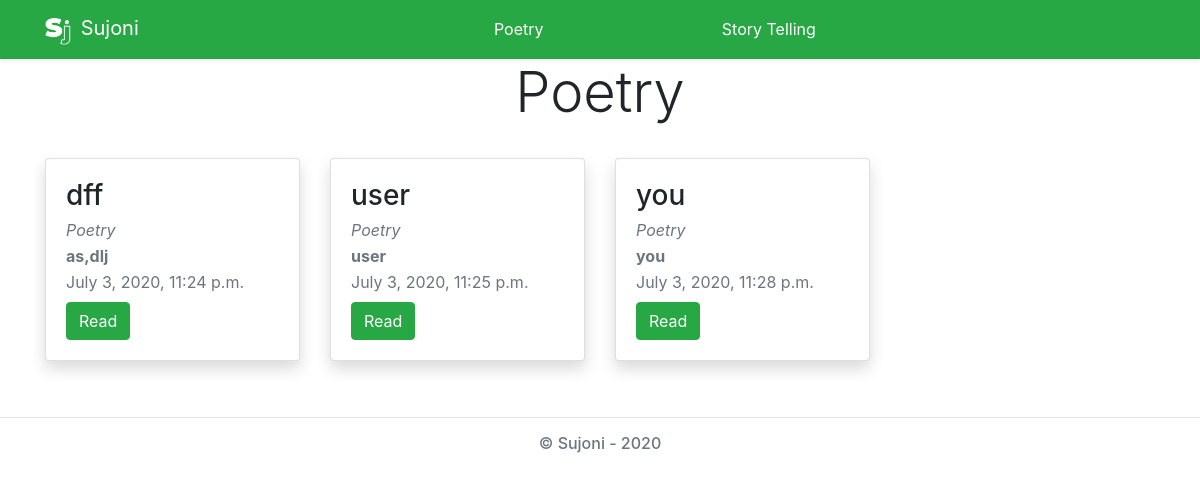
/cat/aa697622-39ac-485c-8553-ddb0972915e8/, run on an earlier commit of the app's database.
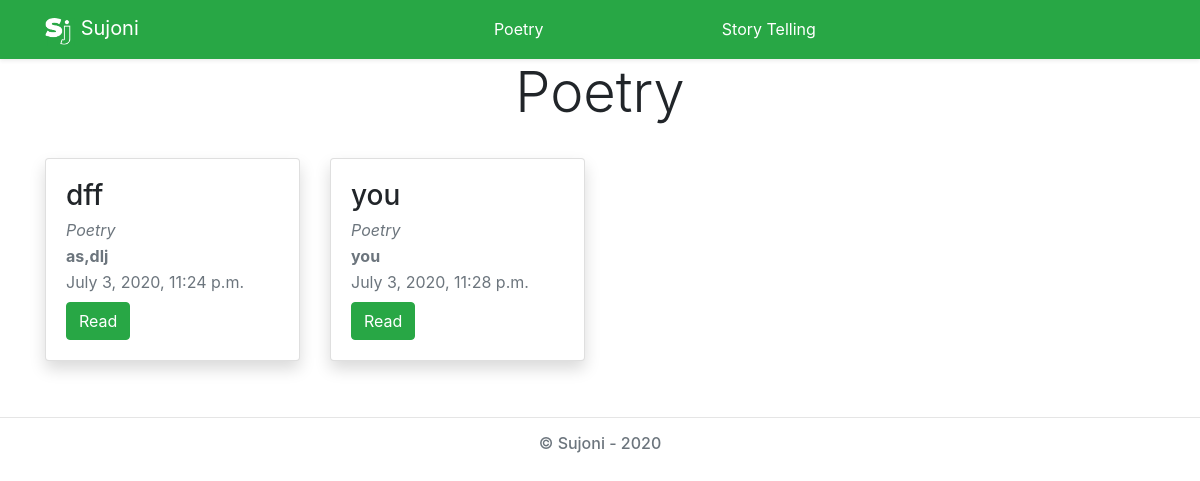
And on a later commit of the database.
### playground/models.py (models this page shows, shortened)
class Category(models.Model):
    id = models.UUIDField(primary_key=True, default=uuid4, editable=False)
    title = models.CharField(max_length=200, null=False, default='Category')
    def __str__(self):
        return self.title

class Item(models.Model):
    id = models.UUIDField(primary_key=True, default=uuid4, editable=False)
    category = models.ForeignKey(Category, on_delete=models.CASCADE)
    owner = models.CharField(max_length=200, null=False, default='User')
    title = models.CharField(max_length=200, null=False, default='Title')
    pub_date = models.DateTimeField(auto_now=True)
    content = models.TextField()

### playground/views.py (the view)
# urls.py: path('cat/<uuid:cat_id>/', views.category_details, name='cat_details'),
def category_details(request, cat_id):
    categories = Category.objects.all()
    category = Category.objects.get(pk=cat_id)
    return render(request, 'playground/item_details.html', {
        'category': category,
        'categories': categories
    })

### playground/templates/playground/item_details.html (shortened to what this page needs)
{% extends '../base.html' %}
{% block body %}
<div class="container">
    <h1 class="display-4 text-center pb-4">{{ category.title }}</h1>
<div class="row">
    {% if category.item_set.all|length > 0 %}
        {% for item in category.item_set.all %}
        <div class="col-sm-6 col-lg-3">
            <div class="card mb-2 shadow">
                <div class="card-body">
                    <h3 class="card-title text-truncate">{{ item.title }}</h3>
                    <p class="card-subtitle text-muted mb-2 text-truncate"><em>{{ item.category }}</em></p>
                    <p class="card-subtitle text-muted mb-2 text-truncate"><strong>{{ item.owner }}</strong></p>
                    <p class="card-subtitle text-muted mb-2 text-truncate">{{ item.pub_date }}</p>
                    <a class="btn btn-success" href="{% url 'playground:read_item' item.id %}">Read</a>
                </div>
            </div>
        </div>
        {% endfor %}
    {% else %}
        <p class="lead text-center">No items added for <strong>{{ category.title }}</strong></p>
    {% endif %}
</div>
</div>
{% endblock %}

### playground/templates/base.html (shortened to what this page needs)
<!DOCTYPE html>
<html lang="en">
<head>
    {% load static %}
    <link rel="stylesheet" href="https://stackpath.bootstrapcdn.com/bootstrap/4.5.0/css/bootstrap.min.css"
>
    <link rel="stylesheet" href="{% static 'playground/css/styles.css' %}">
    <link href="https://cdn.jsdelivr.net/npm/summernote@0.8.18/dist/summernote.min.css" rel="stylesheet">
    <link type="text/css" rel="stylesheet" href="{% static 'playground/css/error.css' %}" />
</head>
<body>
    <nav class="navbar navbar-expand-md bg-success navbar-dark shadow-sm sticky-top">
        <div class="container">
            <a class="navbar-brand" href="{% url 'playground:index' %}">
                <img src="{% static 'playground/img/logo.png' %}" alt="sujoni" width="30" height="30" class="img-fluid">
                Sujoni</a>
            <div class="collapse navbar-collapse" id="mainNav">
                <div class="navbar-nav nav-fill w-100 ">
                    <div class="navbar-nav w-50 m-auto">
                        {% for category in categories %}
                        <a class="nav-item nav-link text-white text-center" href="{% url 'playground:cat_details' category.id %}">{{ category.title }}</a>
                        {% endfor %}
                    </div>
                </div>
            </div>
        </div>
    </nav>
    {% block body %}{% endblock %}
    <hr class="mt-5" />
    <footer>
        <h6 class="text-center text-muted">&copy; Sujoni - 2020</h6>
    </footer>
</body>
</html>

What changed in the data, as far as the page shows it:
no longer on this page (row edited): Item: title "user", category "Poetry", owner "user", pub_date "July 3, 2020, 11:25 p.m."
